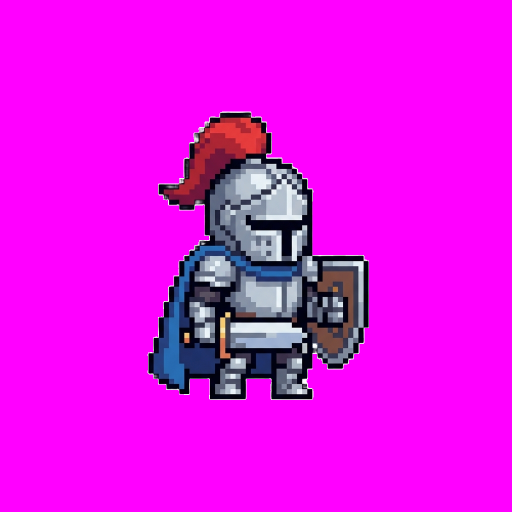
#> input picture assets/knight.png, 1024 x 1024 px, found by its file name (shown at 1/2 size)
$ python png_to_mem.py assets/knight.png rtl/sprite.mem
#> lines starting #> are read from the running program, lines starting #| are printed output that depends on the picture
#!/usr/bin/env python3

"""Convert one or more PNGs into a single RGB565 .mem file for the FPGA sprite ROM.

Usage:
    python tools/png_to_mem.py <input1.png> [input2.png ...] <output.mem> [--size N]

Examples:
    # Single static sprite (v2-style)
    python tools/png_to_mem.py assets/knight.png rtl/sprite.mem

    # 4-frame walk cycle (v3) -- concatenates all frames into one .mem
    python tools/png_to_mem.py assets/knight1.png assets/knight2.png \\
                               assets/knight3.png assets/knight4.png rtl/sprite.mem

Each frame is auto-cropped to its non-magenta bounding box, then resized to
SIZE x SIZE (default 64). Frames are written one after another in the output
file, so the FPGA addresses them as mem[frame_index*SIZE*SIZE + y*SIZE + x].

Magenta (255, 0, 255) in the source PNG = transparent on the FPGA.
"""

import sys

try:
    from PIL import Image
except ImportError:
    print("error: Pillow not installed. Run: pip install pillow")
    sys.exit(1)


MAGENTA_TOLERANCE = 30   # sum of |R-255| + |G-0| + |B-255|
ALPHA_THRESHOLD   = 128  # alpha < this = treat as transparent


def is_magenta(r, g, b):
    return abs(r - 255) + abs(g - 0) + abs(b - 255) <= MAGENTA_TOLERANCE


def load_image(path):
    """Open a PNG. Returns (rgb_image, alpha_image_or_None).
    If the PNG has alpha, use that for transparency.
    Otherwise fall back to magenta-keying."""
    img = Image.open(path)
    if img.mode in ("RGBA", "LA") or (img.mode == "P" and "transparency" in img.info):
        img = img.convert("RGBA")
        return img.convert("RGB"), img.split()[-1]
    return img.convert("RGB"), None


def is_transparent_pixel(rgb, alpha, x, y):
    """True if pixel (x, y) should be treated as background."""
    if alpha is not None:
        return alpha.getpixel((x, y)) < ALPHA_THRESHOLD
    r, g, b = rgb.getpixel((x, y))
    return is_magenta(r, g, b)


def opaque_bbox(rgb, alpha):
    """Return (min_x, min_y, max_x, max_y) of opaque (non-background) pixels."""
    w, h = rgb.size
    min_x, min_y, max_x, max_y = w, h, -1, -1
    for y in range(h):
        for x in range(w):
            if not is_transparent_pixel(rgb, alpha, x, y):
                if x < min_x: min_x = x
                if y < min_y: min_y = y
                if x > max_x: max_x = x
                if y > max_y: max_y = y
    if max_x < 0:
        return None
    return (min_x, min_y, max_x, max_y)


def squarify_bbox(bbox, w, h):
    """Expand a bbox to a square crop region that fits inside (w, h)."""
    min_x, min_y, max_x, max_y = bbox
    cw = max_x - min_x + 1
    ch = max_y - min_y + 1
    side = max(cw, ch)
    cx = (min_x + max_x) // 2
    cy = (min_y + max_y) // 2
    half = side // 2
    left   = max(0, cx - half)
    top    = max(0, cy - half)
    right  = min(w, left + side)
    bottom = min(h, top + side)
    return (left, top, right, bottom)


def shared_crop_region(frames):
    """Compute one square crop region that contains EVERY frame's opaque
    pixels. Using a shared region means all frames resize by the same factor,
    so the sprite stays the same size throughout the animation.

    frames: list of (rgb, alpha) tuples."""
    # All images must be the same canvas size for shared coordinates to make sense.
    sizes = {rgb.size for (rgb, _) in frames}
    if len(sizes) > 1:
        print(f"  warning: input PNGs have different sizes {sizes}; "
              f"falling back to per-frame crop (sprite may change size between frames)")
        return None

    w, h = frames[0][0].size
    union_min_x, union_min_y = w, h
    union_max_x, union_max_y = -1, -1
    for (rgb, alpha) in frames:
        bbox = opaque_bbox(rgb, alpha)
        if bbox is None:
            continue
        mn_x, mn_y, mx_x, mx_y = bbox
        if mn_x < union_min_x: union_min_x = mn_x
        if mn_y < union_min_y: union_min_y = mn_y
        if mx_x > union_max_x: union_max_x = mx_x
        if mx_y > union_max_y: union_max_y = mx_y

    if union_max_x < 0:
        return None
    return squarify_bbox((union_min_x, union_min_y, union_max_x, union_max_y), w, h)


def load_frames(paths, size):
    """Load PNGs, crop them all with a shared bounding box, resize to size x size.
    Returns a list of (rgb, alpha) tuples already at (size, size)."""
    print(f"loading {len(paths)} frame(s)...")
    raw = []
    for p in paths:
        rgb, alpha = load_image(p)
        kind = "RGBA (alpha key)" if alpha is not None else "RGB (magenta key)"
        print(f"  {p}  [{kind}, {rgb.size}]")
        raw.append((rgb, alpha))

    crop = shared_crop_region(raw)
    if crop is None:
        print("  no shared crop region; using per-frame bboxes")
        cropped = []
        for (rgb, alpha) in raw:
            bbox = opaque_bbox(rgb, alpha)
            if bbox is not None:
                box = squarify_bbox(bbox, *rgb.size)
                rgb   = rgb.crop(box)
                alpha = alpha.crop(box) if alpha is not None else None
            cropped.append((rgb, alpha))
    else:
        left, top, right, bottom = crop
        print(f"  shared crop: ({left},{top})-({right},{bottom}) "
              f"= {right-left}x{bottom-top} -> resized to {size}x{size}")
        cropped = []
        for (rgb, alpha) in raw:
            rgb   = rgb.crop(crop)
            alpha = alpha.crop(crop) if alpha is not None else None
            cropped.append((rgb, alpha))

    # Resize. NEAREST keeps alpha crisp (no half-transparent halo around the sprite).
    out = []
    for (rgb, alpha) in cropped:
        rgb = rgb.resize((size, size), Image.NEAREST)
        if alpha is not None:
            alpha = alpha.resize((size, size), Image.NEAREST)
        out.append((rgb, alpha))
    return out


def write_pixel(f, r, g, b):
    # Snap near-magenta pixels (e.g. 249,0,244 from lossy export) to the
    # exact transparent color the FPGA checks for (0xF81F). Otherwise they'd
    # render as faint pink instead of letting the background show through.
    if is_magenta(r, g, b):
        f.write("F81F\n")
        return
    rgb565 = ((r >> 3) << 11) | ((g >> 2) << 5) | (b >> 3)
    f.write(f"{rgb565:04X}\n")


def write_bg(src, dst, bw, bh):
    """Background mode: resize one PNG to (bw, bh), write as packed RGB565.
    No transparency key (every pixel is opaque). Also detects the grass-line y
    so the caller knows what Y_GROUND to set in top.v."""
    print(f"background: {src} -> {bw}x{bh}")
    rgb, _ = load_image(src)
    rgb = rgb.resize((bw, bh), Image.NEAREST)

    with open(dst, "w") as f:
        f.write(f"// background {bw}x{bh} RGB565, from {src}\n")
        for y in range(bh):
            for x in range(bw):
                r, g, b = rgb.getpixel((x, y))
                rgb565 = ((r >> 3) << 11) | ((g >> 2) << 5) | (b >> 3)
                f.write(f"{rgb565:04X}\n")

    # Find the topmost row that is mostly grass-green -- that's the flat
    # horizon line the sprite should stand on.
    px = rgb.load()
    for y in range(bh):
        green = sum(1 for x in range(bw)
                    if (px[x, y][1] > px[x, y][0]
                        and px[x, y][1] > px[x, y][2]
                        and px[x, y][1] > 100
                        and px[x, y][0] < 200))
        if green > bw * 0.5:
            # Screen height is 272. Scale factor = 272 // bh (assumes the
            # bg_renderer uses px>>shift, py>>shift to map screen->bg coords).
            scale = 272 // bh
            screen_y = y * scale
            print(f"wrote {bw*bh} pixels to {dst}")
            print(f"detected grass-line at bg y={y} -> screen y={screen_y} "
                  f"(assuming {scale}x scaling)")
            print(f"  -> set Y_GROUND = {screen_y - 64} in rtl/top.v "
                  f"(sprite bottom lands on grass)")
            return
    print(f"wrote {bw*bh} pixels to {dst}")
    print("note: no obvious grass line detected; tweak Y_GROUND by hand")


def main():
    # Parse optional flags out of argv (any position).
    args = sys.argv[1:]
    size = 64
    bg_dims = None

    if "--size" in args:
        i = args.index("--size")
        size = int(args[i + 1])
        del args[i:i+2]

    if "--bg" in args:
        i = args.index("--bg")
        bg_dims = tuple(int(v) for v in args[i + 1].lower().split("x"))
        del args[i:i+2]

    if len(args) < 2:
        print("usage: png_to_mem.py <input1.png> [input2.png ...] <output.mem> "
              "[--size N] [--bg WxH]")
        sys.exit(1)

    inputs = args[:-1]
    dst    = args[-1]
    n      = len(inputs)

    if bg_dims is not None:
        bw, bh = bg_dims
        write_bg(inputs[0], dst, bw, bh)
        return

    frames = load_frames(inputs, size)
#> in load_image, img is the input picture: PIL image 1024x1024 RGBA; mean R, G, B, A 229.4, 13.8, 231.7, 254.1
#> in load_frames, `rgb, alpha = load_image(p)`:
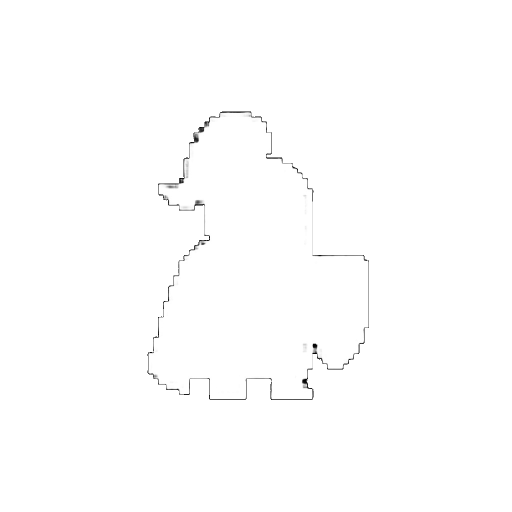
#> alpha: PIL image 1024x1024 L (shown at 1/2 size); min 0, max 255, mean 254.1
#> in load_frames, `kind = "RGBA (alpha key)" if alpha is not None else "RGB (magenta key)"`: kind = 'RGBA (alpha key)'
#|   assets/knight.png  [RGBA (alpha key), (1024, 1024)]
#> in shared_crop_region, `sizes = {rgb.size for (rgb, _) in frames}`: sizes = 1 item
#> the loop in shared_crop_region, `for (rgb, alpha) in frames:` made 1 pass
#> (w in opaque_bbox, h in opaque_bbox, mn_x, mn_y) on pass 1: (1024, 1024, 0, 0)
#> after the loop in shared_crop_region, `for (rgb, alpha) in frames:`: union_max_x = 1023; union_min_x = 0
#> in load_frames, `crop = shared_crop_region(raw)`: crop = (0, 0, 1024, 1024)
#> in load_frames, `left, top, right, bottom = crop`: left = 0; right = 1024
#|   shared crop: (0,0)-(1024,1024) = 1024x1024 -> resized to 64x64
#> the loop in load_frames, `for (rgb, alpha) in raw:` made 1 pass
#> after the loop in load_frames, `for (rgb, alpha) in raw:`: cropped = 1 item
#> the loop in load_frames, `for (rgb, alpha) in cropped:` made 1 pass
#> pass 1, in load_frames, `rgb = rgb.resize((size, size), Image.NEAREST)`:
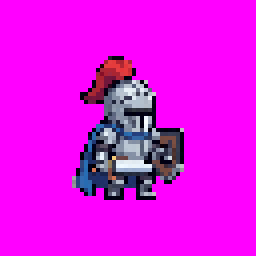
#> rgb: PIL image 64x64 RGB (shown 4 times larger); mean R, G, B 229.6, 13.3, 231.9
#> pass 1, in load_frames, `alpha = alpha.resize((size, size), Image.NEAREST)`:
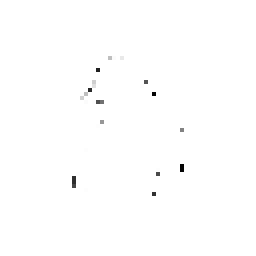
#> alpha: PIL image 64x64 L (shown 4 times larger); min 4, max 255, mean 254.2
#> frames = 1 item

    with open(dst, "w") as f:
        f.write(f"// {n} frame(s), {size}x{size} RGB565 each\n")
        for src in inputs:
            f.write(f"// frame: {src}\n")
#> this loop made 1 pass
        for (rgb, alpha) in frames:
            for y in range(size):
                for x in range(size):
                    if alpha is not None and alpha.getpixel((x, y)) < ALPHA_THRESHOLD:
                        f.write("F81F\n")    # transparent
                        continue
                    r, g, b = rgb.getpixel((x, y))
                    write_pixel(f, r, g, b)
#> this loop made 1 pass

    total = n * size * size
    print(f"wrote {total} pixels ({n} frame{'s' if n != 1 else ''}) to {dst}")


if __name__ == "__main__":
    main()
